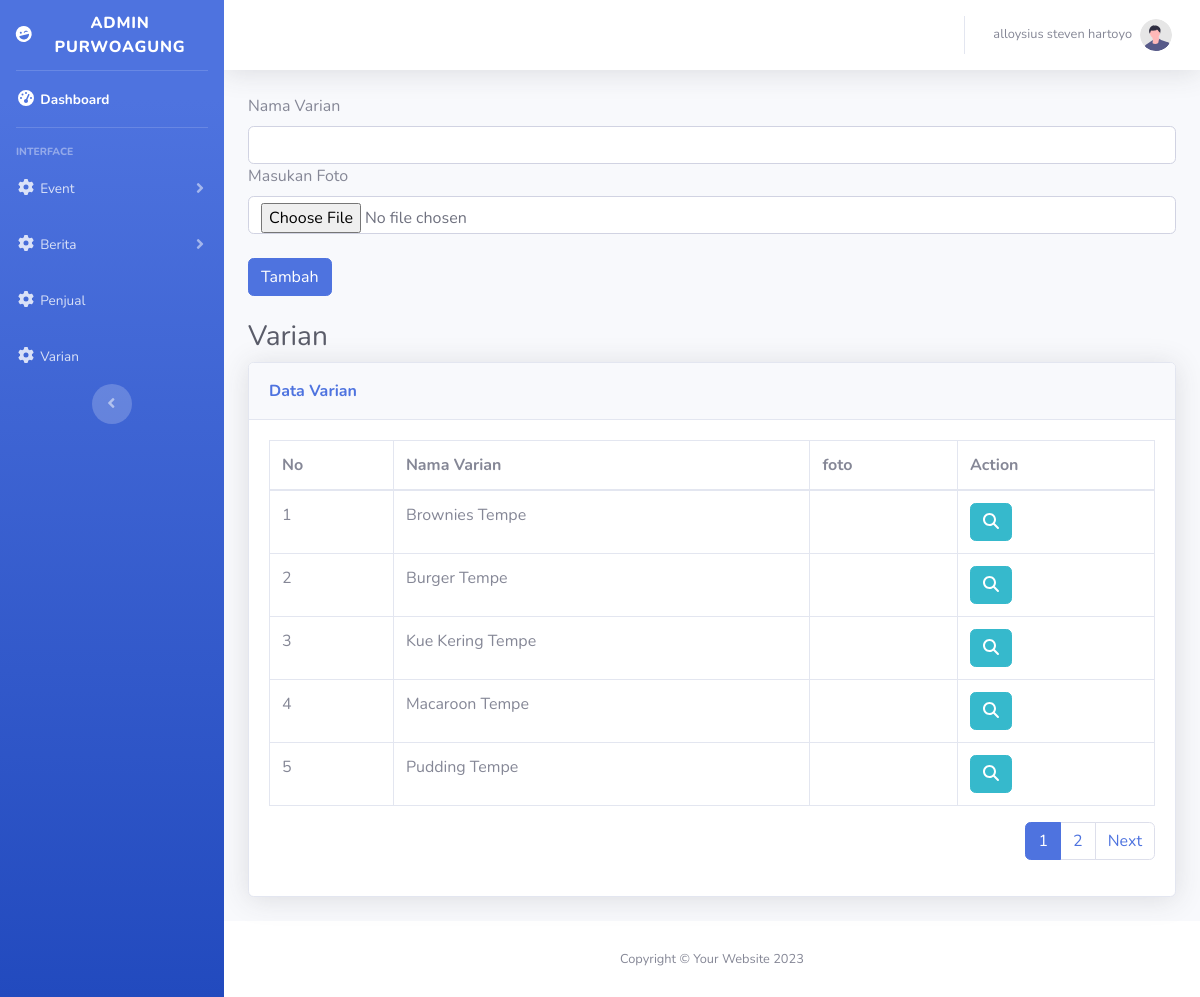
The app's page /admin/varian.php (signed in) with its own data.
### tables this page shows
CREATE TABLE `varian` (
  `id` int(11) NOT NULL,
  `nama` varchar(500) NOT NULL,
  `foto` varchar(255) NOT NULL
);

### admin/varian.php (the view, shortened to what this page needs)
<?php
require_once('../conn.php');
$dataPerHalaman = 5;
$jmlData = mysqli_num_rows(mysqli_query($conn, "SELECT * FROM varian"));
$banyakHalaman = ceil($jmlData / $dataPerHalaman);
$halamanAktif = ((isset($_GET["page"]))) ? $_GET["page"] : 1;
$awalIndex = ($dataPerHalaman * $halamanAktif) - $dataPerHalaman;
$queryVarian = mysqli_query($conn, "SELECT * FROM varian LIMIT $awalIndex, $dataPerHalaman");
?>
<!DOCTYPE html>
<html lang="en">
<head>
    <link href="vendor/fontawesome-free/css/all.min.css" rel="stylesheet" type="text/css">
    <link href="css/sb-admin-2.min.css" rel="stylesheet">
    <link rel="stylesheet" href="../fontAwesome/css/fontawesome.min.css">
</head>
<body id="page-top">
    <div id="wrapper">
        <ul class="navbar-nav bg-gradient-primary sidebar sidebar-dark accordion" id="accordionSidebar">
            <a class="sidebar-brand d-flex align-items-center justify-content-center" href="index.php">
                <div class="sidebar-brand-icon rotate-n-15">
                    <i class="fas fa-laugh-wink"></i>
                </div>
                <div class="sidebar-brand-text mx-3">Admin Purwoagung</sup></div>
            </a>
            <hr class="sidebar-divider my-0">
            <li class="nav-item active">
                <a class="nav-link" href="index.php">
                    <i class="fas fa-fw fa-tachometer-alt"></i>
                    <span>Dashboard</span></a>
            </li>
            <hr class="sidebar-divider">
            <div class="sidebar-heading">
                Interface
            </div>
            <li class="nav-item">
                <a class="nav-link collapsed" href="#" data-toggle="collapse" data-target="#eventOption" aria-expanded="true" aria-controls="eventOption">
                    <i class="fas fa-fw fa-cog"></i>
                    <span>Event</span>
                </a>
            </li>
            <li class="nav-item">
                <a class="nav-link collapsed" href="#" data-toggle="collapse" data-target="#berita" aria-expanded="true" aria-controls="berita">
                    <i class="fas fa-fw fa-cog"></i>
                    <span>Berita</span>
                </a>
            </li>
            <li class="nav-item">
                <a class="nav-link collapsed" href="showPenjual.php">
                    <i class="fas fa-fw fa-cog"></i>
                    <span>Penjual</span>
                </a>
            </li>
            <li class="nav-item">
                <a class="nav-link collapsed" href="varian.php">
                    <i class="fas fa-fw fa-cog"></i>
                    <span>Varian</span>
                </a>
            </li>
            <div class="text-center d-none d-md-inline">
                <button class="rounded-circle border-0" id="sidebarToggle"></button>
            </div>
        </ul>
        <div id="content-wrapper" class="d-flex flex-column">
            <div id="content">
                <nav class="navbar navbar-expand navbar-light bg-white topbar mb-4 static-top shadow">
                    <ul class="navbar-nav ml-auto">
                        <li class="nav-item dropdown no-arrow">
                            <a class="nav-link dropdown-toggle" href="#" id="userDropdown" role="button" data-toggle="dropdown" aria-haspopup="true" aria-expanded="false">
                                <span class="mr-2 d-none d-lg-inline text-gray-600 small"><?= $_SESSION['nama']; ?></span>
                                <img class="img-profile rounded-circle" src="img/undraw_profile.svg">
                            </a>
                        </li>
                    </ul>
                </nav>
                <div class="container-fluid">
                    <div>
                        <form action="" method="POST" enctype="multipart/form-data">
                            <label for="nama">Nama Varian</label>
                            <input type="text" id="nama" name="nama" class="form-control">
                            <label for="foto">Masukan Foto</label>
                            <input type="file" id="foto" name="foto" class="form-control" />
                            <button class="btn btn-primary mt-4 mb-4" id="submit" type="submit" name="submit">Tambah</button>
                        </form>
                    </div>
                    <div>
                        <h1 class="h3 mb-2 text-gray-800">Varian</h1>
                        <div class="card shadow mb-4">
                            <div class="card-header py-3">
                                <spa class="m-0 font-weight-bold text-primary">Data Varian</spa>
                            </div>
                            <div class="card-body">
                                <div class="table-responsive">
                                    <table class="table table-bordered" id="dataTable" width="100%" cellspacing="0">
                                        <thead>
                                            <tr>
                                                <th>No</th>
                                                <th>Nama Varian</th>
                                                <th>foto</th>
                                                <th>Action</th>
                                            </tr>
                                        </thead>
                                        <tbody>
                                            <?php if (mysqli_num_rows($queryVarian) == 0) : ?>
                                                <tr>
                                                    <td colspan="6" class="text-center">Tidak Ada Data</td>
                                                </tr>
                                            <?php else : ?>
                                                <?php $count = 1; ?>
                                                <?php while ($row = mysqli_fetch_array($queryVarian)) : ?>
                                                    <tr>
                                                        <td><?= $count; ?></td>
                                                        <td><?= $row['nama']; ?></td>
                                                        <td>
                                                            <img src="<?= $row['foto']; ?>" alt="" class="w-25"></td>
                                                        <td>
                                                            <a href="./detail-varian.php?q=<?= $row['id']; ?>" class="btn btn-info"><i class="fa-solid fa-magnifying-glass"></i></a>
                                                        </td>
                                                        <?php $count++; ?>
                                                    </tr>
                                                <?php endwhile; ?>
                                            <?php endif; ?>
                                        </tbody>
                                    </table>
                                    <nav aria-label="..." class="d-flex justify-content-end">
                                        <ul class="pagination">
                                            <?php for ($i = 1; $i <= $banyakHalaman; $i++) : ?>
                                                <?php if ($i == $halamanAktif) : ?>
                                                    <li class="page-item active">
                                                        <a href="?page=<?= $i; ?>" class="page-link"><?= $i; ?></a>
                                                    </li>
                                                <?php else : ?>
                                                    <li class="page-item">
                                                        <a href="?page=<?= $i; ?>" class="page-link"><?= $i; ?></a>
                                                    </li>
                                                <?php endif; ?>
                                            <?php endfor; ?>
                                            <?php if ($halamanAktif < $banyakHalaman) : ?>
                                                <li class="page-item">
                                                    <a class="page-link" href="?page=<?= $halamanAktif + 1 ?>">Next</a>
                                                </li>
                                            <?php endif; ?>
                                        </ul>
                                    </nav>
                                </div>
                            </div>
                        </div>
                    </div>
                </div>
                <footer class="sticky-footer bg-white">
                    <div class="container my-auto">
                        <div class="copyright text-center my-auto">
                            <span>Copyright &copy; Your Website 2023</span>
                        </div>
                    </div>
                </footer>
            </div>
        </div>
</body>
</html>

### records on screen
varian: nama "Brownies Tempe"
varian: nama "Burger Tempe"
varian: nama "Kue Kering Tempe"
varian: nama "Macaroon Tempe"
varian: nama "Pudding Tempe"

### other values on screen
$_SESSION['nama'] "alloysius steven hartoyo"
